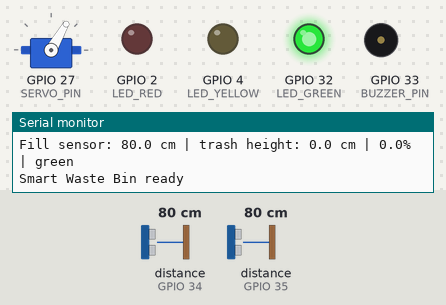
A sketch run on a simulated ESP32. Parts: servo, output pins drawn as LEDs (lit = HIGH), buzzer (waves = sounding, pin HIGH), the last lines printed to the serial monitor. Wiring (inferred from the names in the program): 2 × ultrasonic range finder: trigger GPIO 25, echo GPIO 34 / trigger GPIO 26, echo GPIO 35. Inputs (shaded band) come from the test bench; at power-on: distance to the obstacle (sensors on GPIO 34, GPIO 35) 80 cm. The echo pulse lasts 58.3 µs per cm; pins used as bus, display or sensor lines are not drawn.

Above: at 4.8 s.
4.9 s: distance to the obstacle (sensor on GPIO 34) set to 60 cm
7.9 s: distance to the obstacle (sensor on GPIO 34) set to 54 cm
At 10.6 s:
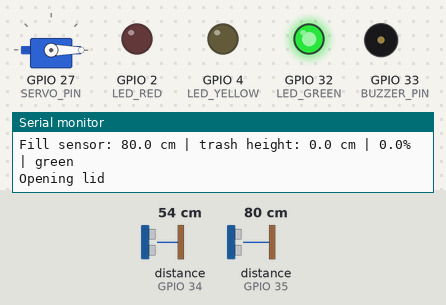
At 20.21 s:
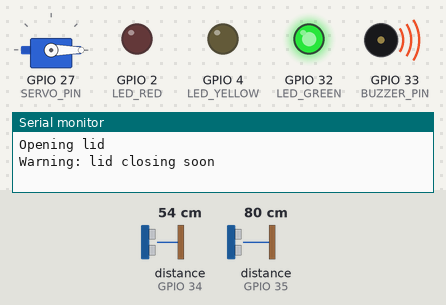
Timing chart, 0 to 22.1 s (numbered marks = the images above; inputs shaded):
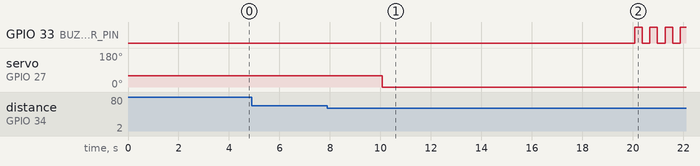

Measured:
- the behaviour switches between 58 and 57 cm on distance to the obstacle (sensor on GPIO 34) (found by bisection; images 0 and 1)
- after the input at 7.9 s, GPIO 33 (BUZZER_PIN): alternates HIGH for 0.30 s and LOW for 0.30 s, starting after 12.2 s; servo on GPIO 27 (SERVO_PIN): 60° → 0° after 2.2 s

The sketch:

smart_waste_bin.ino
```cpp
#include <ESP32Servo.h>

// ===================== PINS =====================
#define TRIG_PERSON   25
#define ECHO_PERSON   34
#define TRIG_FILL     26
#define ECHO_FILL     35
#define SERVO_PIN     27
#define BUZZER_PIN    33
#define LED_GREEN     32
#define LED_YELLOW    4
#define LED_RED       2
#define GSM_RX_PIN    16   // ESP32 RX <- SIM800 TX
#define GSM_TX_PIN    17   // ESP32 TX -> SIM800 RX

// ===================== SETTINGS =====================
// Phone numbers: CHANGE THESE
const char PHONE_NUMBER_1[] = "+2348037273256";
const char PHONE_NUMBER_2[] = "+2347066374076";
const char SMS_TEXT[]       = "Smart Bin is FULL. Please empty it.";
const bool SEND_SMS         = false;           // false = calls only
const uint32_t CALL_TIME_MS = 30000;          // how long each call rings before hang-up

// Bin / detection
const float BIN_HEIGHT_CM       = 24.1;   // sensor to floor, empty bin
const float DETECT_DISTANCE_CM  = 58.0;   // closer than this = person detected
const uint32_t VERIFY_DELAY_MS  = 1500;   // wait before 2nd person measurement
const uint32_t REARM_DELAY_MS   = 2000;   // pause after lid closes

// Fill levels (percent): GREEN 0-50, YELLOW 51-80, RED 80-100
const float GREEN_MAX_PCT       = 50.0;   // above this -> yellow
const float FULL_PCT            = 80.0;   // this and above -> red / full
const float FULL_RESET_PCT      = 70.0;   // must drop below this to count as emptied

// Lid
const uint32_t LID_OPEN_MS      = 10000;
const uint32_t WARNING_MS       = 3000;
const int SERVO_CLOSED_ANGLE    = 60;
const int SERVO_OPEN_ANGLE      = 0;

// Fill sensor timing
const uint32_t FILL_CHECK_MS    = 1000;
const uint32_t FILL_SETTLE_MS   = 1500;
const uint8_t  FULL_CONFIRMS    = 3;

// ===================== STATE =====================
enum LidState { LID_CLOSED, LID_OPEN, LID_WARNING };
LidState lidState = LID_CLOSED;
uint32_t lidTimer = 0, lastCloseTime = 0, buzzerToggleTime = 0, lastFillCheck = 0;
bool buzzerOn = false;

Servo lidServo;
HardwareSerial sim800(2);

float fillPercent = 0;
bool binFull = false;
bool fullNotified = false;
uint8_t fullCount = 0;

// ===================== GSM =====================
void waitForResponse(unsigned long timeout = 3000) {
  unsigned long start = millis();
  while (millis() - start < timeout) {
    while (sim800.available()) Serial.write(sim800.read());
  }
}

void sendAT(String cmd) {
  Serial.print(">> ");
  Serial.println(cmd);
  sim800.println(cmd);
  waitForResponse();
}

void send_AT(String command, int waitTime) {
  sim800.println(command);
  delay(waitTime);
  while (sim800.available()) Serial.write(sim800.read());
}

void callNumber(const char* number) {
  sendAT("AT");
  sendAT("ATE0");
  sendAT("AT+CLIP=1");

  Serial.print("Calling ");
  Serial.println(number);
  sim800.print("ATD");
  sim800.print(number);
  sim800.println(";");
  waitForResponse();

  Serial.println("Phone should now be ringing...");
  delay(CALL_TIME_MS);

  Serial.println("Ending call...");
  sendAT("ATH");
  Serial.println("Call done.");
}

void sendSMS(const char* number, const char* text) {
  send_AT("AT", 1000);
  send_AT("ATE0", 1000);
  send_AT("AT+CMGF=1", 1000);
  send_AT("AT+CSCS=\"GSM\"", 1000);

  Serial.println("Sending SMS...");
  sim800.print("AT+CMGS=\"");
  sim800.print(number);
  sim800.println("\"");
  delay(2000);
  sim800.print(text);
  delay(500);
  sim800.write(26);   // CTRL+Z ends the SMS
  delay(8000);
  Serial.println("SMS done.");
}

// Called once per FULL event
void notifyFull() {
  Serial.println("Bin FULL: calling responsible persons...");
  callNumber(PHONE_NUMBER_1);
  delay(2000);
  callNumber(PHONE_NUMBER_2);
  if (SEND_SMS) {
    sendSMS(PHONE_NUMBER_1, SMS_TEXT);
  }
  Serial.println("Notification finished.");
}

// ===================== ULTRASONIC =====================
float readDistanceOnce(uint8_t trig, uint8_t echo) {
  digitalWrite(trig, LOW);
  delayMicroseconds(2);
  digitalWrite(trig, HIGH);
  delayMicroseconds(10);
  digitalWrite(trig, LOW);
  unsigned long d = pulseIn(echo, HIGH, 30000UL);
  if (d == 0) return -1;
  return d * 0.0343f / 2.0f;
}

float readDistanceMedian(uint8_t trig, uint8_t echo, uint8_t n = 5) {
  float v[9];
  uint8_t count = 0;
  if (n > 9) n = 9;
  for (uint8_t i = 0; i < n; i++) {
    float d = readDistanceOnce(trig, echo);
    if (d > 0) v[count++] = d;
    delay(40);
  }
  if (count < 3) return -1;
  for (uint8_t i = 0; i < count - 1; i++)
    for (uint8_t j = i + 1; j < count; j++)
      if (v[j] < v[i]) { float t = v[i]; v[i] = v[j]; v[j] = t; }
  return v[count / 2];
}

bool personPresent(float &dist) {
  dist = readDistanceMedian(TRIG_PERSON, ECHO_PERSON, 5);
  return (dist > 0 && dist < DETECT_DISTANCE_CM);
}

// ===================== LEDs =====================
void updateLeds() {
  bool g = false, y = false, r = false;
  if (binFull)                          r = true;
  else if (fillPercent > GREEN_MAX_PCT) y = true;
  else                                  g = true;
  digitalWrite(LED_GREEN, g);
  digitalWrite(LED_YELLOW, y);
  digitalWrite(LED_RED, r);
}

// ===================== FILL LEVEL =====================
void updateFillLevel() {
  float dist = readDistanceMedian(TRIG_FILL, ECHO_FILL, 5);
  if (dist < 0) { Serial.println("Fill sensor: no echo"); return; }

  float fillHeight = constrain(BIN_HEIGHT_CM - dist, 0.0f, BIN_HEIGHT_CM);
  fillPercent = fillHeight / BIN_HEIGHT_CM * 100.0f;

  if (!binFull) {
    if (fillPercent >= FULL_PCT) {
      if (++fullCount >= FULL_CONFIRMS) {
        binFull = true;
        Serial.println("Bin is FULL");
      }
    } else {
      fullCount = 0;
    }
  } else if (fillPercent < FULL_RESET_PCT) {
    binFull = false;
    fullNotified = false;
    fullCount = 0;
    Serial.println("Bin emptied - notification reset");
  }

  updateLeds();   // show red before the (slow) calls start
  Serial.printf("Fill sensor: %.1f cm | trash height: %.1f cm | %.1f%% | %s\n",
                dist, fillHeight, fillPercent,
                binFull ? "FULL (red)" : (fillPercent > GREEN_MAX_PCT ? "yellow" : "green"));

  // One notification per FULL event
  if (binFull && !fullNotified) {
    fullNotified = true;
    notifyFull();
  }
}

// ===================== LID =====================
void handleLid() {
  uint32_t now = millis();
  switch (lidState) {
    case LID_OPEN:
      if (now - lidTimer >= LID_OPEN_MS) {
        lidState = LID_WARNING;
        lidTimer = now;
        buzzerOn = true;
        buzzerToggleTime = now;
        digitalWrite(BUZZER_PIN, HIGH);
        Serial.println("Warning: lid closing soon");
      }
      break;

    case LID_WARNING:
      if (now - buzzerToggleTime >= 300) {
        buzzerOn = !buzzerOn;
        digitalWrite(BUZZER_PIN, buzzerOn);
        buzzerToggleTime = now;
      }
      if (now - lidTimer >= WARNING_MS) {
        digitalWrite(BUZZER_PIN, LOW);
        lidServo.write(SERVO_CLOSED_ANGLE);
        lidState = LID_CLOSED;
        lastCloseTime = now;
        lastFillCheck = now + FILL_SETTLE_MS - FILL_CHECK_MS;
        Serial.println("Lid closed");
      }
      break;

    default:
      break;
  }
}

// ===================== SETUP / LOOP =====================
void setup() {
  Serial.begin(115200);

  pinMode(TRIG_PERSON, OUTPUT);
  pinMode(ECHO_PERSON, INPUT);
  pinMode(TRIG_FILL, OUTPUT);
  pinMode(ECHO_FILL, INPUT);
  pinMode(BUZZER_PIN, OUTPUT);
  pinMode(LED_GREEN, OUTPUT);
  pinMode(LED_YELLOW, OUTPUT);
  pinMode(LED_RED, OUTPUT);
  digitalWrite(BUZZER_PIN, LOW);

  lidServo.setPeriodHertz(50);
  lidServo.attach(SERVO_PIN, 500, 2400);
  lidServo.write(SERVO_CLOSED_ANGLE);

  sim800.begin(9600, SERIAL_8N1, GSM_RX_PIN, GSM_TX_PIN);
  Serial.println("Initializing SIM800L...");
  delay(3000);

  for (uint8_t i = 0; i < FULL_CONFIRMS; i++) updateFillLevel();
  lastFillCheck = millis();
  Serial.println("Smart Waste Bin ready");
}

void loop() {
  handleLid();

  if (lidState != LID_CLOSED) return;

  if (millis() - lastFillCheck >= FILL_CHECK_MS) {
    lastFillCheck = millis();
    updateFillLevel();
  }

  if (millis() - lastCloseTime < REARM_DELAY_MS) return;

  // Step 1: first detection
  float d1;
  if (!personPresent(d1)) return;
  Serial.printf("Person detected at %.1f cm - verifying...\n", d1);

  // Step 2: verify still there
  delay(VERIFY_DELAY_MS);
  float d2;
  if (!personPresent(d2)) {
    Serial.println("Person walked past - lid stays closed");
    return;
  }
  Serial.printf("Person standing at %.1f cm\n", d2);

  // Step 3: fill check has priority
  updateFillLevel();
  if (binFull) {
    Serial.println("Bin FULL - lid stays closed");
    return;
  }

  // Step 4: open lid
  Serial.println("Opening lid");
  lidServo.write(SERVO_OPEN_ANGLE);
  lidState = LID_OPEN;
  lidTimer = millis();
}
```
